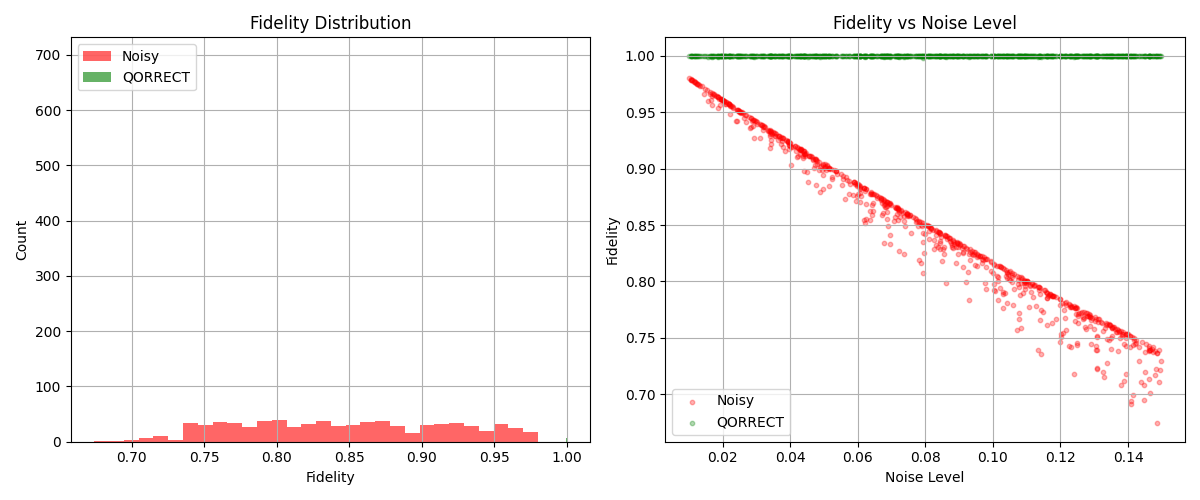

Recreate this plot in Python.
import torch
import numpy as np
from model import QorrectTransformer
import matplotlib.pyplot as plt

# ── Load model ─────────────────────────────────────────────
device = torch.device("cuda" if torch.cuda.is_available() else "cpu")
model = QorrectTransformer().to(device)
model.load_state_dict(torch.load("qorrect_model.pth", map_location=device))
model.eval()
print(f"✅ Model loaded on {device}")

# ── Load test data ─────────────────────────────────────────
noisy       = np.load("noisy_data.npy").astype(np.float32)
ideal       = np.load("ideal_data.npy").astype(np.float32)
noise_levels = np.load("noise_levels.npy").astype(np.float32)

# Use last 750 samples as test set (never seen during training)
noisy_test  = noisy[-750:]
ideal_test  = ideal[-750:]
noise_test  = noise_levels[-750:]

# ── Run QORRECT correction ─────────────────────────────────
noise_col = noise_test.reshape(-1, 1)
X_test = np.concatenate([noisy_test, noise_col], axis=1)
X_tensor = torch.tensor(X_test).to(device)

with torch.no_grad():
    corrected = model(X_tensor).cpu().numpy()

# ── Fidelity function ──────────────────────────────────────
def fidelity(p, q):
    # Quantum fidelity between two probability distributions
    return float(np.sum(np.sqrt(p * q)) ** 2)

# ── Benchmark ─────────────────────────────────────────────
fidelity_noisy     = []
fidelity_corrected = []

for i in range(len(ideal_test)):
    f_noisy = fidelity(noisy_test[i], ideal_test[i])
    f_corr  = fidelity(corrected[i],  ideal_test[i])
    fidelity_noisy.append(f_noisy)
    fidelity_corrected.append(f_corr)

fidelity_noisy     = np.array(fidelity_noisy)
fidelity_corrected = np.array(fidelity_corrected)
improvement        = fidelity_corrected - fidelity_noisy

print("\n📊 QORRECT Benchmark Results")
print("=" * 40)
print(f"Avg fidelity (noisy):     {fidelity_noisy.mean():.6f}")
print(f"Avg fidelity (QORRECT):   {fidelity_corrected.mean():.6f}")
print(f"Avg improvement:          +{improvement.mean():.6f}")
print(f"Improvement %:            {(improvement.mean() / (1 - fidelity_noisy.mean())) * 100:.2f}%")
print(f"Samples where QORRECT wins: {(improvement > 0).sum()}/{len(improvement)}")
print("=" * 40)

# ── Plot ───────────────────────────────────────────────────
plt.figure(figsize=(12, 5))

plt.subplot(1, 2, 1)
plt.hist(fidelity_noisy,     bins=30, alpha=0.6, label="Noisy",     color="red")
plt.hist(fidelity_corrected, bins=30, alpha=0.6, label="QORRECT",   color="green")
plt.xlabel("Fidelity")
plt.ylabel("Count")
plt.title("Fidelity Distribution")
plt.legend()
plt.grid(True)

plt.subplot(1, 2, 2)
plt.scatter(noise_test, fidelity_noisy,     alpha=0.3, s=10, label="Noisy",   color="red")
plt.scatter(noise_test, fidelity_corrected, alpha=0.3, s=10, label="QORRECT", color="green")
plt.xlabel("Noise Level")
plt.ylabel("Fidelity")
plt.title("Fidelity vs Noise Level")
plt.legend()
plt.grid(True)

plt.tight_layout()
plt.savefig("benchmark.png")
plt.show()
print("\n📊 Benchmark plot saved to benchmark.png")
